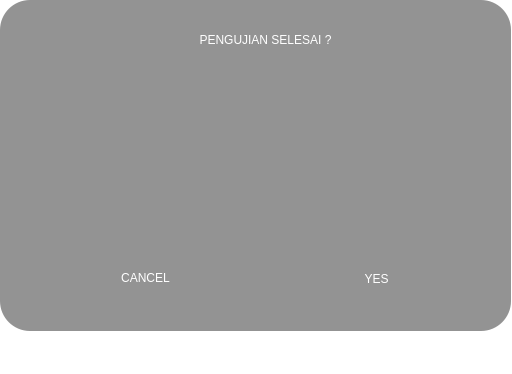
<?xml version="1.0" encoding="UTF-8"?>
<ui version="4.0">
 <class>msgendukur</class>
 <widget class="QMainWindow" name="msgendukur">
  <property name="geometry">
   <rect>
    <x>0</x>
    <y>0</y>
    <width>512</width>
    <height>374</height>
   </rect>
  </property>
  <property name="windowTitle">
   <string>MainWindow</string>
  </property>
  <property name="styleSheet">
   <string notr="true">background-color: transparent;</string>
  </property>
  <widget class="QWidget" name="centralwidget">
   <widget class="QPushButton" name="btnYes">
    <property name="geometry">
     <rect>
      <x>280</x>
      <y>70</y>
      <width>191</width>
      <height>181</height>
     </rect>
    </property>
    <property name="styleSheet">
     <string notr="true">background:none;
border:none;
</string>
    </property>
    <property name="text">
     <string/>
    </property>
    <property name="icon">
     <iconset resource="img/img.qrc">
      <normaloff>:/yes.png</normaloff>:/yes.png</iconset>
    </property>
    <property name="iconSize">
     <size>
      <width>175</width>
      <height>175</height>
     </size>
    </property>
   </widget>
   <widget class="QPushButton" name="btnNo">
    <property name="geometry">
     <rect>
      <x>13</x>
      <y>40</y>
      <width>241</width>
      <height>241</height>
     </rect>
    </property>
    <property name="styleSheet">
     <string notr="true">border:none;</string>
    </property>
    <property name="text">
     <string/>
    </property>
    <property name="icon">
     <iconset resource="img/img.qrc">
      <normaloff>:/no.png</normaloff>:/no.png</iconset>
    </property>
    <property name="iconSize">
     <size>
      <width>175</width>
      <height>175</height>
     </size>
    </property>
   </widget>
   <widget class="QLabel" name="label">
    <property name="geometry">
     <rect>
      <x>20</x>
      <y>15</y>
      <width>491</width>
      <height>50</height>
     </rect>
    </property>
    <property name="layoutDirection">
     <enum>Qt::LeftToRight</enum>
    </property>
    <property name="styleSheet">
     <string notr="true">font: 75 32pt &quot;Roboto Black&quot;;
color:white;</string>
    </property>
    <property name="text">
     <string>PENGUJIAN SELESAI ?</string>
    </property>
    <property name="alignment">
     <set>Qt::AlignCenter</set>
    </property>
   </widget>
   <widget class="QLabel" name="label_2">
    <property name="geometry">
     <rect>
      <x>0</x>
      <y>0</y>
      <width>511</width>
      <height>331</height>
     </rect>
    </property>
    <property name="styleSheet">
     <string notr="true">background-color:rgba(128,128,128,0.85);
border-radius: 30px;</string>
    </property>
    <property name="text">
     <string/>
    </property>
   </widget>
   <widget class="QLabel" name="label_3">
    <property name="geometry">
     <rect>
      <x>60</x>
      <y>258</y>
      <width>171</width>
      <height>40</height>
     </rect>
    </property>
    <property name="layoutDirection">
     <enum>Qt::LeftToRight</enum>
    </property>
    <property name="styleSheet">
     <string notr="true">font: 75 32pt &quot;Roboto Black&quot;;
color: white;</string>
    </property>
    <property name="text">
     <string>CANCEL</string>
    </property>
    <property name="alignment">
     <set>Qt::AlignCenter</set>
    </property>
   </widget>
   <widget class="QLabel" name="label_4">
    <property name="geometry">
     <rect>
      <x>331</x>
      <y>258</y>
      <width>91</width>
      <height>41</height>
     </rect>
    </property>
    <property name="layoutDirection">
     <enum>Qt::LeftToRight</enum>
    </property>
    <property name="styleSheet">
     <string notr="true">font: 75 32pt &quot;Roboto Black&quot;;
color:white;</string>
    </property>
    <property name="text">
     <string>YES</string>
    </property>
    <property name="alignment">
     <set>Qt::AlignCenter</set>
    </property>
   </widget>
   <zorder>label_2</zorder>
   <zorder>btnYes</zorder>
   <zorder>label</zorder>
   <zorder>label_3</zorder>
   <zorder>label_4</zorder>
   <zorder>btnNo</zorder>
  </widget>
  <widget class="QMenuBar" name="menubar">
   <property name="geometry">
    <rect>
     <x>0</x>
     <y>0</y>
     <width>512</width>
     <height>21</height>
    </rect>
   </property>
  </widget>
  <widget class="QStatusBar" name="statusbar"/>
 </widget>
 <resources>
  <include location="img/img.qrc"/>
 </resources>
 <connections/>
</ui>
